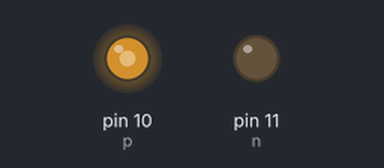
A sketch run on a simulated Arduino Uno, built with avr-gcc and run on an emulated ATmega328P. Parts: output pins drawn as LEDs (lit = HIGH).

Above: at 0.05 s.
At 3.95 s:
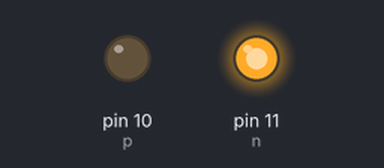
Timing chart, 0 to 5.2 s (numbered marks = the images above):
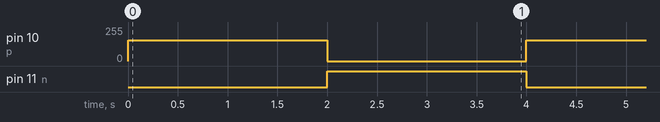

The sketch:

Motor_control.ino
```cpp
// C++ code
//MOtor control

int p=10,n=11;

void setup()
{
  pinMode(p,OUTPUT);
  pinMode(n,OUTPUT);
}

void loop()
{
  //digitalWrite(p,HIGH);
  //digitalWrite(n,LOW);

  analogWrite(p, 155);
  analogWrite(n, 0);
  delay(2000);
  analogWrite(p, 0);
  analogWrite(n, 255);
  delay(2000);
}
```

Measured:
- by itself, pin 10 (p): alternates 155/255 for 2.0 s and 0/255 for 2.0 s
- by itself, pin 11 (n): alternates HIGH for 2.0 s and LOW for 2.0 s
